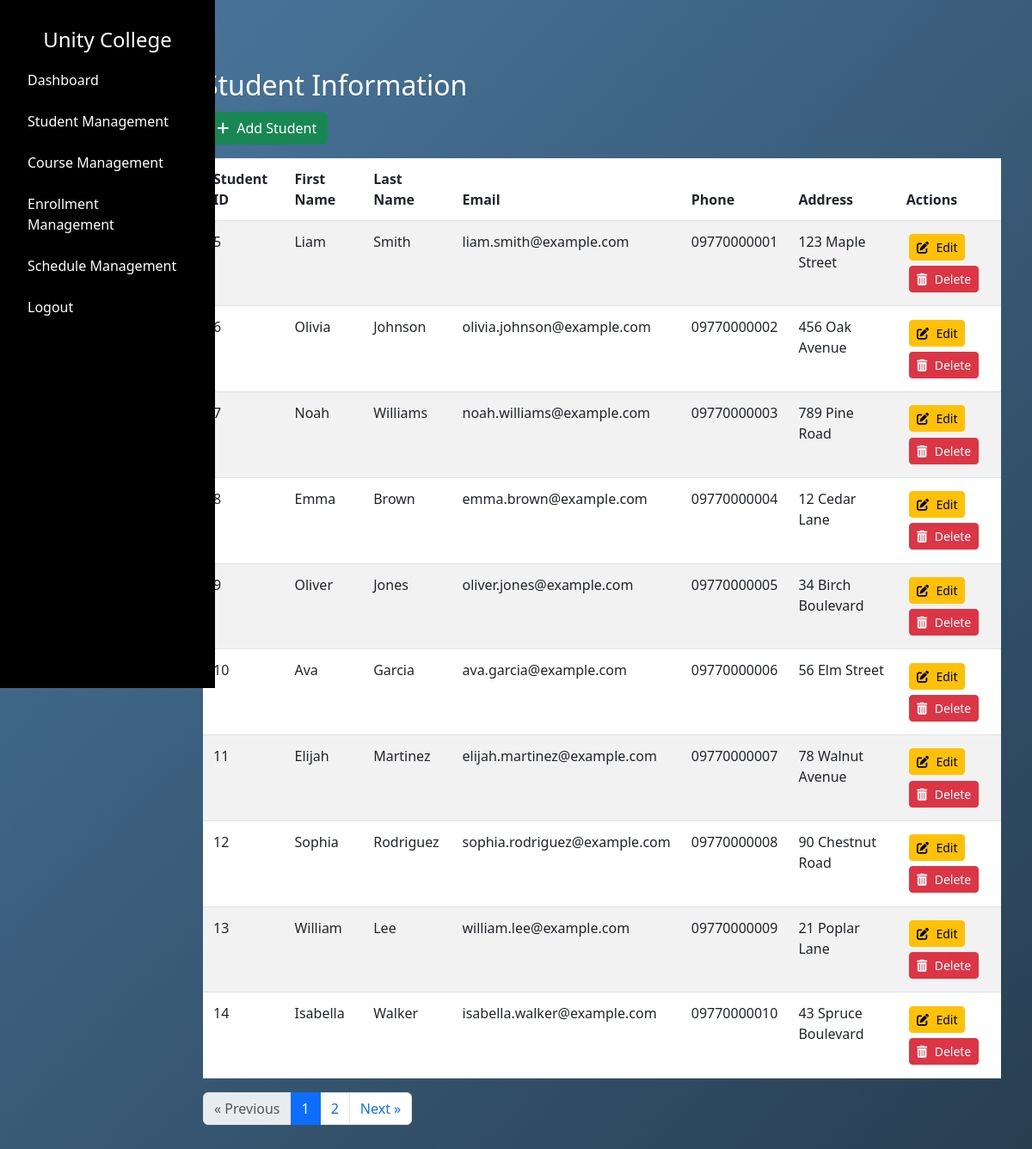
The app's page /admin/students (signed in) with its own data.
### tables this page shows
CREATE TABLE "student" (
    id INTEGER PRIMARY KEY AUTOINCREMENT,
    first_name TEXT NOT NULL,
    last_name TEXT NOT NULL,
    phone TEXT NOT NULL,
    email TEXT NOT NULL UNIQUE,
    address TEXT NOT NULL,
    password TEXT NOT NULL
);

### app.py (the view)
@app.route("/admin/students", methods=["GET"])
def admin_view_students():
    if 'admin_uid' not in session or session.get('user_type') != 'admin':
        return redirect(url_for('admin_login'))
    first_name = session.get('first_name')
    admin_uid = session.get('admin_uid')
    page = int(request.args.get('page', 1))
    per_page = 10
    total_students_query = "SELECT COUNT(*) FROM student"
    total_students = query_db(total_students_query)[0][0]
    offset = (page - 1) * per_page
    students_query = f"""
        SELECT * FROM student
        LIMIT {per_page} OFFSET {offset}
    """
    students = query_db(students_query)
    students_list = []
    for student in students:
        student_dict = {
            "id": student[0],
            "fname": student[1],
            "lname": student[2],
            "email": student[4],
            "phone": student[3],
            "address": student[5],
        }
        students_list.append(student_dict)
    total_pages = (total_students + per_page - 1) // per_page
    return render_template(
        "admin/students.html",
        students=students_list,
        first_name=first_name,
        time=time,
        current_page=page,
        total_pages=total_pages,
        admin_uid=admin_uid
    )

### dbcontroller.py (called while the page is built)
def query_db(query, args=()):
    con = None
    try:
        con = sqlite3.connect(DB_NAME)
        cur = con.cursor()
        cur.execute(query, args)
        rv = cur.fetchall()
        return rv
    except sqlite3.Error as e:
        print(f"[query_db error] {e}")
        raise
    finally:
        if con:
            con.close()

### templates/admin/students.html (shortened to what this page needs)
{% extends "/admin/layout.html" %} {% block content %}
<link href="/static/css/admin/studentmgmt.css" rel="stylesheet" />
<div class="container mt-5">
  <h2 class="studentinfotitle">Student Information</h2>
  <a href="{{ url_for('add_student') }}" class="btn btn-success mb-3"
    ><i class="fas fa-plus"></i> Add Student</a
  >
  <div class="table-responsive">
    <table class="table table-striped">
      <thead>
        <tr>
          <th>Student ID</th>
          <th>First Name</th>
          <th>Last Name</th>
          <th>Email</th>
          <th>Phone</th>
          <th>Address</th>
          <th>Actions</th>
        </tr>
      </thead>
      <tbody>
        {% for student in students %}
        <tr>
          <td>{{ student['id'] }}</td>
          <td>{{ student['fname'] }}</td>
          <td>{{ student['lname'] }}</td>
          <td>{{ student['email'] }}</td>
          <td>{{ student['phone'] }}</td>
          <td>{{ student['address'] }}</td>
          <td>
            <a
              href="{{ url_for('edit_student', student_id=student['id']) }}"
              class="btn btn-warning btn-sm"
              title="Edit"
            >
              <i class="fas fa-edit"></i>
              <span class="btn-text">Edit</span>
            </a>
            <form
              action="{{ url_for('delete_student', id=student['id']) }}"
              method="post"
              style="display: inline"
            >
              <button
                type="submit"
                class="btn btn-danger btn-sm"
                onclick="return confirm('Are you sure you want to delete this student?')"
                title="Delete"
              >
                <i class="fas fa-trash-alt"></i>
                <span class="btn-text">Delete</span>
              </button>
            </form>
          </td>
        </tr>
        {% endfor %}
      </tbody>
    </table>
  </div>
  <nav aria-label="Page navigation">
    <ul class="pagination">
      <li class="page-item {{ 'disabled' if current_page == 1 }}">
        <a
          class="page-link"
          href="{{ url_for('admin_view_students', page=current_page - 1) }}"
        >
          <span aria-hidden="true">&laquo;</span> Previous
        </a>
      </li>
      {% set page_range = [current_page - 1, current_page, current_page + 1] %}
      {% for p in page_range %} {% if p > 0 and p <= total_pages %}
      <li class="page-item {{ 'active' if p == current_page }}">
        <a class="page-link" href="{{ url_for('admin_view_students', page=p) }}"
          >{{ p }}</a
        >
      </li>
      {% endif %} {% endfor %}
      <li class="page-item {{ 'disabled' if current_page == total_pages }}">
        <a
          class="page-link"
          href="{{ url_for('admin_view_students', page=current_page + 1) }}"
          >Next <span aria-hidden="true">&raquo;</span></a
        >
      </li>
    </ul>
  </nav>
</div>
{% endblock %}

### static/css/admin/layout.css (style rules this page uses)
body { font-family: Arial, sans-serif; margin: 0; background: linear-gradient(135deg, #4b79a1 0%, #283e51 100%) no-repeat center center fixed; }

### static/css/admin/studentmgmt.css (style rules this page uses)
.table td, .table th { padding: 0.75rem; }
.table { margin-bottom: 1rem; background-color: transparent; }
.studentinfotitle { color: white; }
.btn { margin: 0.2rem; }
.btn i { margin-right: 0.3rem; }
.btn-text { display: inline; }

### records on screen
student: id "5", fname "Liam", lname "Smith", email "liam.smith@example.com", phone "09770000001", address "123 Maple Street"
student: id "6", fname "Olivia", lname "Johnson", email "olivia.johnson@example.com", phone "09770000002", address "456 Oak Avenue"
student: id "7", fname "Noah", lname "Williams", email "noah.williams@example.com", phone "09770000003", address "789 Pine Road"
student: id "8", fname "Emma", lname "Brown", email "emma.brown@example.com", phone "09770000004", address "12 Cedar Lane"
student: id "9", fname "Oliver", lname "Jones", email "oliver.jones@example.com", phone "09770000005", address "34 Birch Boulevard"
student: id "10", fname "Ava", lname "Garcia", email "ava.garcia@example.com", phone "09770000006", address "56 Elm Street"
student: id "11", fname "Elijah", lname "Martinez", email "elijah.martinez@example.com", phone "09770000007", address "78 Walnut Avenue"
student: id "12", fname "Sophia", lname "Rodriguez", email "sophia.rodriguez@example.com", phone "09770000008", address "90 Chestnut Road"
student: id "13", fname "William", lname "Lee", email "william.lee@example.com", phone "09770000009", address "21 Poplar Lane"
student: id "14", fname "Isabella", lname "Walker", email "isabella.walker@example.com", phone "09770000010", address "43 Spruce Boulevard"

### other values on screen
{{ p }} "1" "2"
